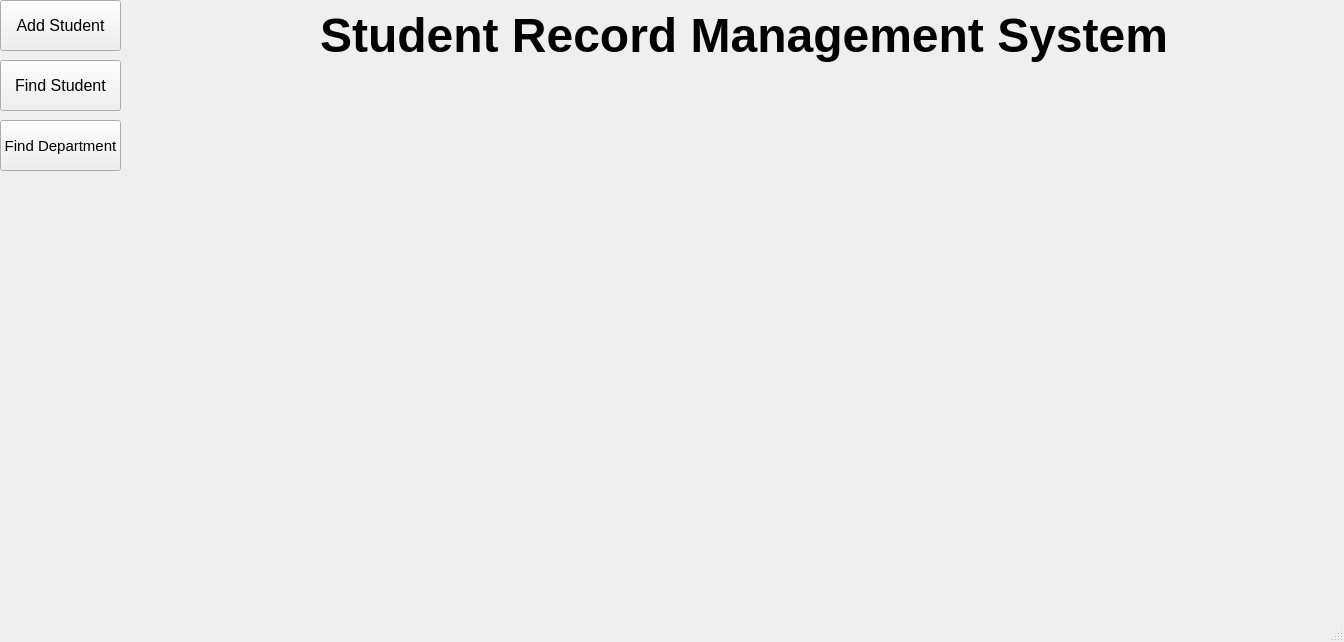
<?xml version="1.0" encoding="UTF-8"?>
<ui version="4.0">
 <class>MainWindow</class>
 <widget class="QMainWindow" name="MainWindow">
  <property name="geometry">
   <rect>
    <x>0</x>
    <y>0</y>
    <width>1344</width>
    <height>642</height>
   </rect>
  </property>
  <property name="font">
   <font>
    <bold>false</bold>
   </font>
  </property>
  <property name="windowTitle">
   <string>Student_System</string>
  </property>
  <property name="styleSheet">
   <string notr="true">background-image:url(:/images/favourite.jpg);</string>
  </property>
  <widget class="QWidget" name="centralwidget">
   <widget class="QPushButton" name="pushButton_2">
    <property name="geometry">
     <rect>
      <x>0</x>
      <y>0</y>
      <width>121</width>
      <height>51</height>
     </rect>
    </property>
    <property name="font">
     <font>
      <pointsize>12</pointsize>
      <bold>false</bold>
     </font>
    </property>
    <property name="autoFillBackground">
     <bool>false</bool>
    </property>
    <property name="text">
     <string>Add Student</string>
    </property>
   </widget>
   <widget class="QPushButton" name="pushButton_3">
    <property name="geometry">
     <rect>
      <x>0</x>
      <y>60</y>
      <width>121</width>
      <height>51</height>
     </rect>
    </property>
    <property name="font">
     <font>
      <pointsize>12</pointsize>
      <bold>false</bold>
     </font>
    </property>
    <property name="text">
     <string>Find Student</string>
    </property>
   </widget>
   <widget class="QPushButton" name="pushButton_4">
    <property name="geometry">
     <rect>
      <x>0</x>
      <y>120</y>
      <width>121</width>
      <height>51</height>
     </rect>
    </property>
    <property name="font">
     <font>
      <pointsize>11</pointsize>
      <bold>false</bold>
     </font>
    </property>
    <property name="text">
     <string>Find Department</string>
    </property>
   </widget>
   <widget class="QLabel" name="label">
    <property name="geometry">
     <rect>
      <x>320</x>
      <y>-10</y>
      <width>851</width>
      <height>91</height>
     </rect>
    </property>
    <property name="font">
     <font>
      <pointsize>36</pointsize>
      <bold>true</bold>
     </font>
    </property>
    <property name="text">
     <string>Student Record Management System</string>
    </property>
   </widget>
  </widget>
  <widget class="QMenuBar" name="menubar">
   <property name="geometry">
    <rect>
     <x>0</x>
     <y>0</y>
     <width>1344</width>
     <height>22</height>
    </rect>
   </property>
  </widget>
  <widget class="QStatusBar" name="statusbar"/>
 </widget>
 <resources/>
 <connections/>
</ui>
